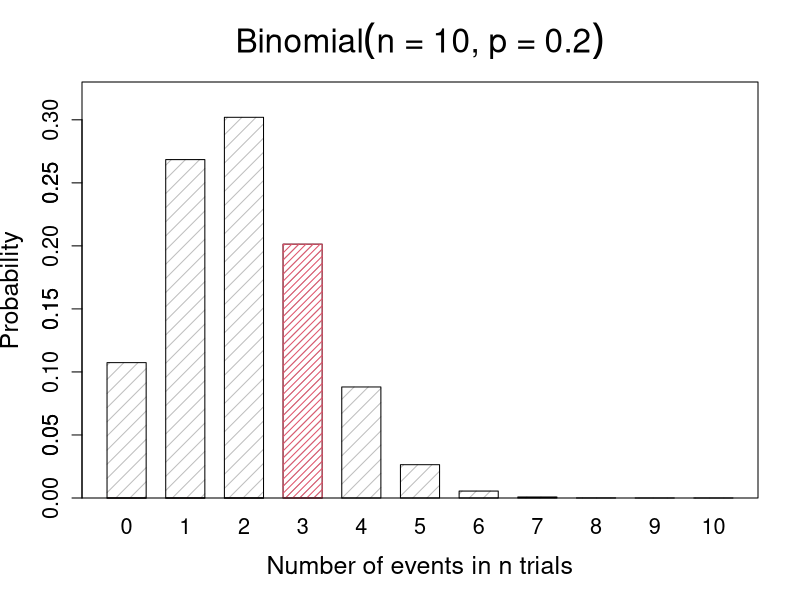
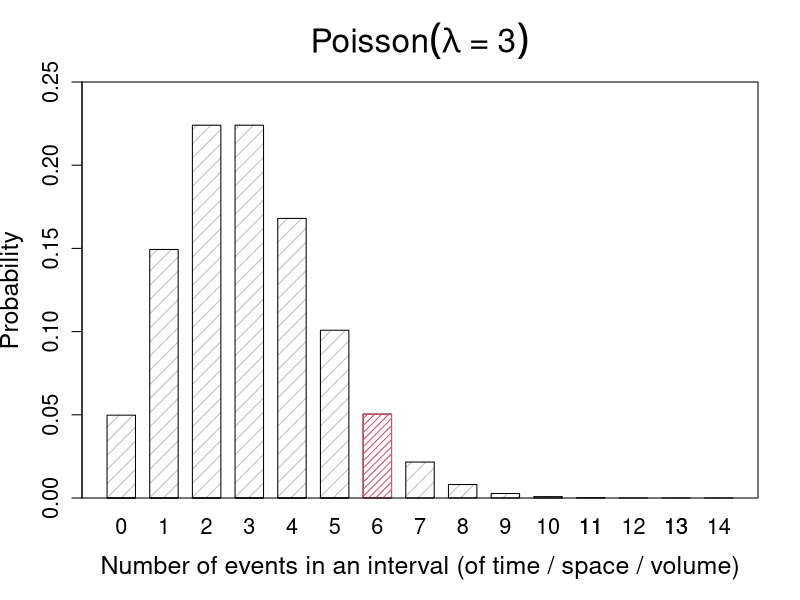
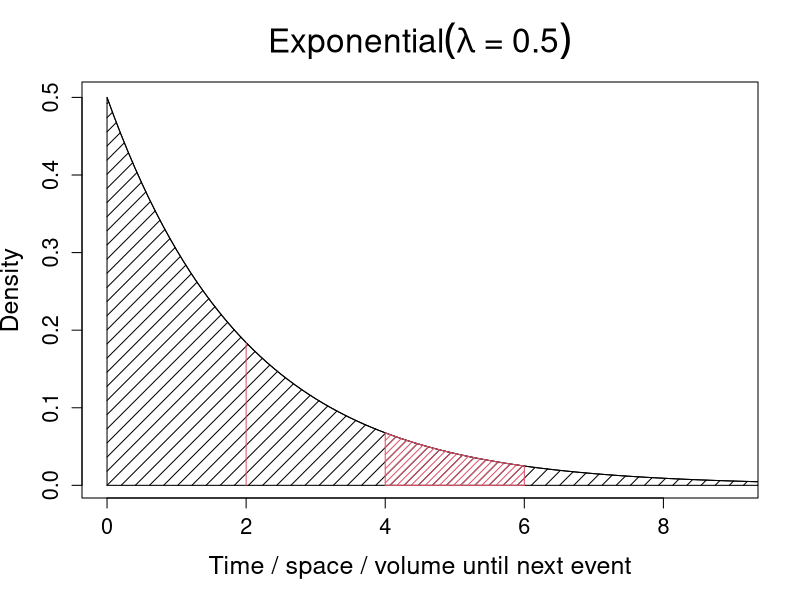
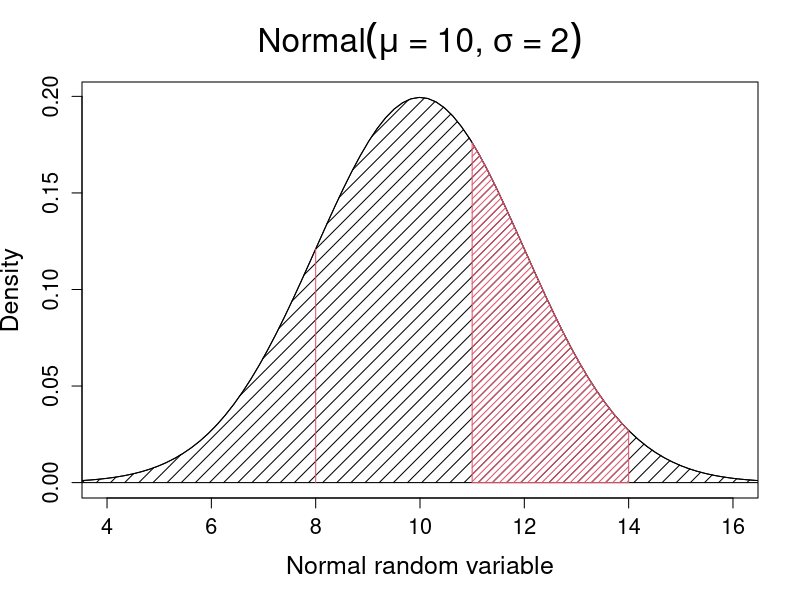

The R source for these figures, in order:

dev.new(width=9,height=7)


p <- 0.2
n <- 10

probs <- dbinom(0:n, size=n, prob=p)
names(probs) <- 0:n

barplot(probs, xlab="Number of events in n trials", ylab="Probability",
  density=10, ylim=c(0,0.33), space=0.5,
  main=bquote("Binomial"*(n*" = "*.(n)*", " *p*" = "*.(p))),
  cex.lab=1.5, cex.names=1.3, cex.axis=1.3, cex.main=2 )


x <- 4
barplot(c(rep(0,x-1),probs[[x]]), density=20, border=c(rep(1,x-1),2), 
   axes=F, col=2, space=0.5, add=T)

box()
axis(2, at=c(0.05,0.15,0.25), labels=c(0.05,0.15,0.25), cex.axis=1.3, tick=F)


#

lambda <- 3

n <- ceiling(qpois(0.999, lambda=lambda)*1.4)

probs <- dpois(0:n, lambda=lambda)
names(probs) <- 0:n

barplot(probs,  xlab="Number of events in an interval (of time / space / volume)", 
  ylab="Probability", density=10, ylim=c(0,0.25), space=0.5,
  main=bquote("Poisson"*(lambda*" = "*.(lambda))),
  cex.lab=1.5, cex.names=1.3, cex.axis=1.3, cex.main=2 )


x <- 7
barplot(c(rep(0,x-1),probs[[x]]), density=20, border=c(rep(1,x-1),2), 
    col=2, axes=F, space=0.5, add=T)

box()

axis(1, at=c(17.5,20.5), labels=c(11,13), cex.axis=1.3, tick=F)

#



lambda <- 0.5

tmax <- round(qexp(0.99, rate=lambda))
len <- 100
t <- seq(0,tmax*1.1,len=len)
t1 <- 4; t2 <- 6
t <- sort(c(t,t1,t2))
len <- len + 2
y <- dexp(t, rate=lambda)

plot(t, y, xlim=c(0,tmax), type="l", ylab="Density",
  xlab="Time / space / volume until next event",
  main=bquote("Exponential"*(lambda*" = "*.(lambda))), 
  cex.lab=1.5, cex.axis=1.3, cex.main=2)

polygon(c(t[1],t,t[len]),c(0,y,0),col=1,density=10)


lines(c(2,2), c(0, dexp(2, rate=lambda)), col=2)

polygon(c(t1,t[t>=t1 & t<=t2],t2),c(0,y[t>=t1 & t<=t2],0),col=2,density=20)


pexp(4,rate=lambda,lower=F) - pexp(6,rate=lambda,lower=F)


####

mu <- 10
sigma <- 2

len <- 100
xmin <- mu-3*sigma; xmax <- mu+3*sigma
x <- seq(xmin*(abs(sign(xmin) - 0.2)),xmax*(abs(sign(xmax) + 0.2)),len=len)

x1 <- 11; x2 <- 14
x <- sort(c(x,x1,x2))
len <- len + 2


y <- dnorm(x,mean=mu,sd=sigma)

plot(x, y, type="l", ylab="Density",
  xlab="Normal random variable", xlim=c(xmin,xmax),
  main=bquote("Normal"*(mu*" = "*.(mu)*", " *sigma*" = "*.(sigma))),
  cex.lab=1.5, cex.axis=1.3, cex.main=2 )

polygon(c(x[1],x,x[len]),c(0,y,0),col=1,density=10)


lines(c(8,8), c(0, dnorm(8,mean=mu,sd=sigma)), col=2)

polygon(c(x1,x[x>=x1 & x<=x2],x2),c(0,y[x>=x1 & x<=x2],0),col=2,density=20)



pnorm(11,mean=mu,sd=sigma,lower=F) - pnorm(14,mean=mu,sd=sigma,lower=F)

#






#

